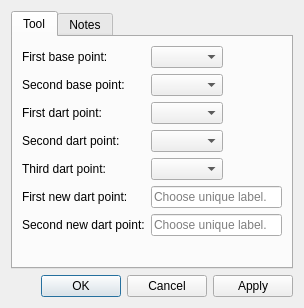
<?xml version="1.0" encoding="UTF-8"?>
<ui version="4.0">
 <class>DialogTrueDarts</class>
 <widget class="QDialog" name="DialogTrueDarts">
  <property name="geometry">
   <rect>
    <x>0</x>
    <y>0</y>
    <width>304</width>
    <height>308</height>
   </rect>
  </property>
  <property name="windowTitle">
   <string>True darts</string>
  </property>
  <property name="windowIcon">
   <iconset resource="../../../vmisc/share/resources/icon.qrc">
    <normaloff>:/icon/64x64/icon64x64.png</normaloff>:/icon/64x64/icon64x64.png</iconset>
  </property>
  <layout class="QVBoxLayout" name="verticalLayout">
   <item>
    <widget class="QTabWidget" name="tabWidget">
     <property name="currentIndex">
      <number>0</number>
     </property>
     <widget class="QWidget" name="tab">
      <attribute name="title">
       <string>Tool</string>
      </attribute>
      <layout class="QFormLayout" name="formLayout_2">
       <property name="fieldGrowthPolicy">
        <enum>QFormLayout::ExpandingFieldsGrow</enum>
       </property>
       <item row="0" column="0">
        <widget class="QLabel" name="labelFirstBasePoint">
         <property name="sizePolicy">
          <sizepolicy hsizetype="Preferred" vsizetype="Preferred">
           <horstretch>0</horstretch>
           <verstretch>0</verstretch>
          </sizepolicy>
         </property>
         <property name="text">
          <string>First base point:</string>
         </property>
        </widget>
       </item>
       <item row="0" column="1">
        <widget class="QComboBox" name="comboBoxFirstBasePoint"/>
       </item>
       <item row="1" column="0">
        <widget class="QLabel" name="labelSecondBasePoint">
         <property name="sizePolicy">
          <sizepolicy hsizetype="Preferred" vsizetype="Preferred">
           <horstretch>0</horstretch>
           <verstretch>0</verstretch>
          </sizepolicy>
         </property>
         <property name="text">
          <string>Second base point:</string>
         </property>
        </widget>
       </item>
       <item row="1" column="1">
        <widget class="QComboBox" name="comboBoxSecondBasePoint"/>
       </item>
       <item row="2" column="0">
        <widget class="QLabel" name="labelFirstDartPoint">
         <property name="sizePolicy">
          <sizepolicy hsizetype="Preferred" vsizetype="Preferred">
           <horstretch>0</horstretch>
           <verstretch>0</verstretch>
          </sizepolicy>
         </property>
         <property name="text">
          <string>First dart point:</string>
         </property>
        </widget>
       </item>
       <item row="2" column="1">
        <widget class="QComboBox" name="comboBoxFirstDartPoint"/>
       </item>
       <item row="3" column="0">
        <widget class="QLabel" name="labelSecondDartPoint">
         <property name="text">
          <string>Second dart point:</string>
         </property>
        </widget>
       </item>
       <item row="3" column="1">
        <widget class="QComboBox" name="comboBoxSecondDartPoint">
         <property name="sizePolicy">
          <sizepolicy hsizetype="Preferred" vsizetype="Fixed">
           <horstretch>0</horstretch>
           <verstretch>0</verstretch>
          </sizepolicy>
         </property>
         <property name="minimumSize">
          <size>
           <width>0</width>
           <height>0</height>
          </size>
         </property>
         <property name="iconSize">
          <size>
           <width>80</width>
           <height>14</height>
          </size>
         </property>
        </widget>
       </item>
       <item row="4" column="0">
        <widget class="QLabel" name="labelThirdDartPoint">
         <property name="text">
          <string>Third dart point:</string>
         </property>
        </widget>
       </item>
       <item row="4" column="1">
        <widget class="QComboBox" name="comboBoxThirdDartPoint"/>
       </item>
       <item row="5" column="0">
        <widget class="QLabel" name="labelFirstNewDartPoint">
         <property name="sizePolicy">
          <sizepolicy hsizetype="Preferred" vsizetype="Preferred">
           <horstretch>0</horstretch>
           <verstretch>0</verstretch>
          </sizepolicy>
         </property>
         <property name="text">
          <string>First new dart point:</string>
         </property>
        </widget>
       </item>
       <item row="5" column="1">
        <widget class="QLineEdit" name="lineEditFirstNewDartPoint">
         <property name="toolTip">
          <string>Unique label</string>
         </property>
         <property name="placeholderText">
          <string>Choose unique label.</string>
         </property>
        </widget>
       </item>
       <item row="6" column="0">
        <widget class="QLabel" name="labelSecondNewDartPoint">
         <property name="text">
          <string>Second new dart point:</string>
         </property>
        </widget>
       </item>
       <item row="6" column="1">
        <widget class="QLineEdit" name="lineEditSecondNewDartPoint">
         <property name="toolTip">
          <string>Unique label</string>
         </property>
         <property name="placeholderText">
          <string>Choose unique label.</string>
         </property>
        </widget>
       </item>
      </layout>
     </widget>
     <widget class="QWidget" name="tab_2">
      <attribute name="title">
       <string>Notes</string>
      </attribute>
      <layout class="QVBoxLayout" name="verticalLayout_2">
       <item>
        <widget class="QPlainTextEdit" name="plainTextEditToolNotes"/>
       </item>
      </layout>
     </widget>
    </widget>
   </item>
   <item>
    <widget class="QDialogButtonBox" name="buttonBox">
     <property name="orientation">
      <enum>Qt::Horizontal</enum>
     </property>
     <property name="standardButtons">
      <set>QDialogButtonBox::Apply|QDialogButtonBox::Cancel|QDialogButtonBox::Ok</set>
     </property>
    </widget>
   </item>
  </layout>
 </widget>
 <resources>
  <include location="../../../vmisc/share/resources/icon.qrc"/>
 </resources>
 <connections>
  <connection>
   <sender>buttonBox</sender>
   <signal>accepted()</signal>
   <receiver>DialogTrueDarts</receiver>
   <slot>accept()</slot>
   <hints>
    <hint type="sourcelabel">
     <x>248</x>
     <y>254</y>
    </hint>
    <hint type="destinationlabel">
     <x>157</x>
     <y>274</y>
    </hint>
   </hints>
  </connection>
  <connection>
   <sender>buttonBox</sender>
   <signal>rejected()</signal>
   <receiver>DialogTrueDarts</receiver>
   <slot>reject()</slot>
   <hints>
    <hint type="sourcelabel">
     <x>316</x>
     <y>260</y>
    </hint>
    <hint type="destinationlabel">
     <x>286</x>
     <y>274</y>
    </hint>
   </hints>
  </connection>
 </connections>
</ui>
